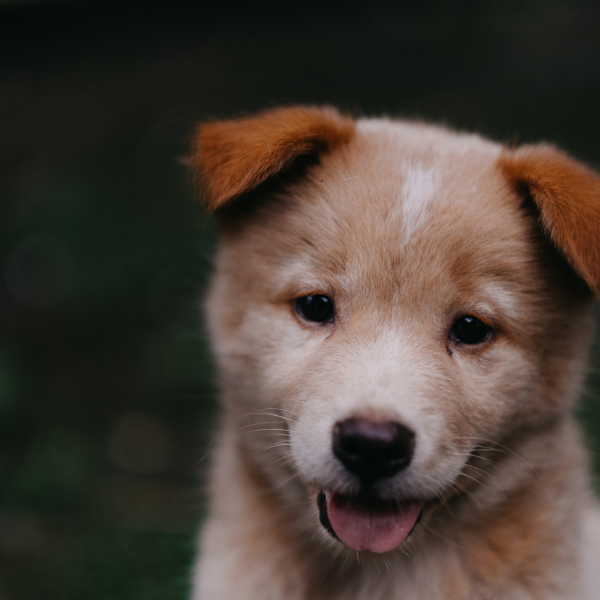
#> input picture .vscode/resimler/pupy.png, 600 x 600 px, found by its file name
$ python egitim02.py
#> lines starting #> are read from the running program, lines starting #| are printed output that depends on the picture; after the words box and inside, x2 and y2 are one past the last pixel; in counts of white or black regions, pixels touching at a corner belong together
import cv2
import numpy as np

yol = r"C:\yazilim\OpenCV\pupy.png"
img = cv2.imread(yol, 0)
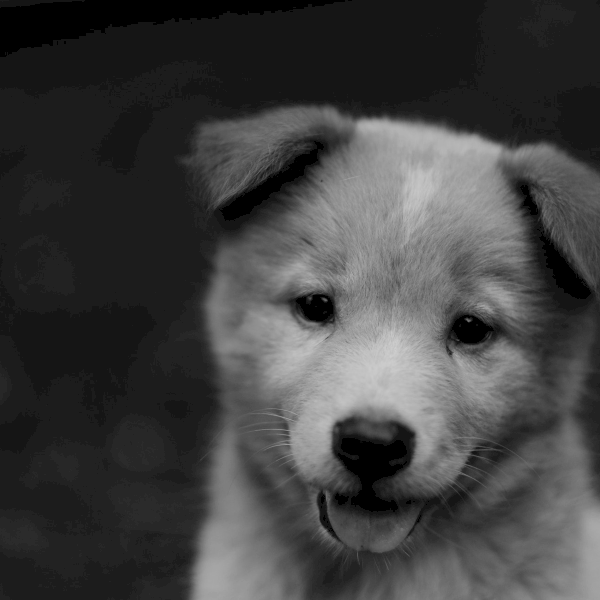
#> img: shape (600, 600); min 0, max 206, mean 64.6

if img is None:
    print("Resim bulunamadı")
else:
    ret, th1_binary = cv2.threshold(img, 127,255, cv2.THRESH_BINARY)
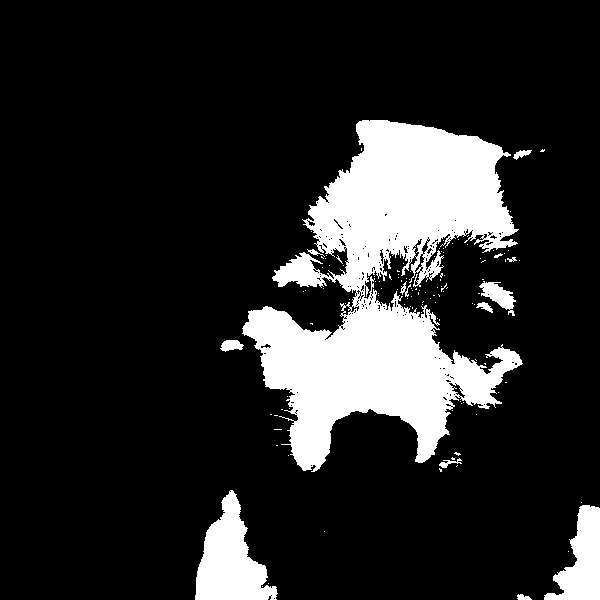
#> th1_binary: shape (600, 600); 15.7% white; 121 white regions (108 under 20 px), largest, box (x1, y1, x2, y2) and area: (242, 120, 523, 472) 47253, (195, 490, 278, 600) 4909, (544, 505, 600, 600) 2937
    ret, th2_binary_inv = cv2.threshold(img, 127, 255, cv2.THRESH_BINARY_INV)
    ret, th3_trunc = cv2.threshold(img, 127, 255, cv2.THRESH_TRUNC)
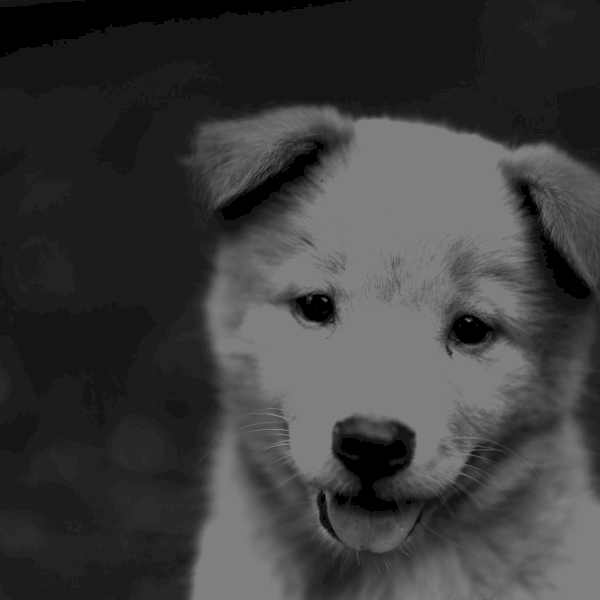
#> th3_trunc: shape (600, 600); min 0, max 127, mean 60.2
    th4_adaptive_mean = cv2.adaptiveThreshold(img, 255, cv2.ADAPTIVE_THRESH_MEAN_C, cv2.THRESH_BINARY, 11, 8)
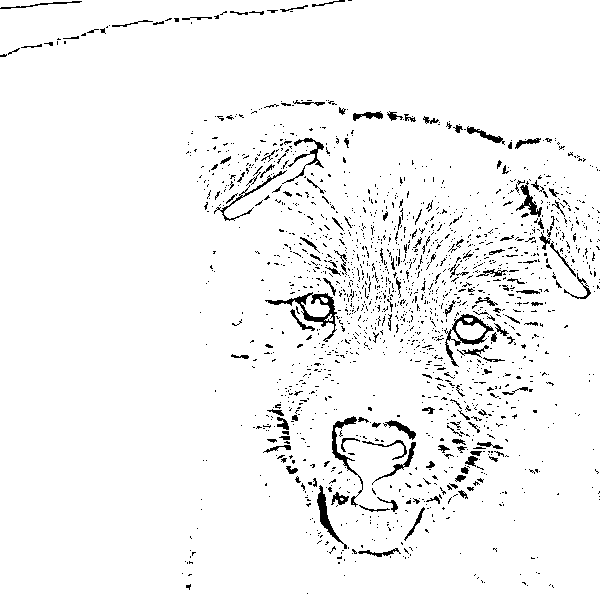
#> th4_adaptive_mean: shape (600, 600); 95.7% white; black in thin lines or dots
    th5_adaptive_gaussian = cv2.adaptiveThreshold(img, 255, cv2.ADAPTIVE_THRESH_GAUSSIAN_C, cv2.THRESH_BINARY, 15, 8)
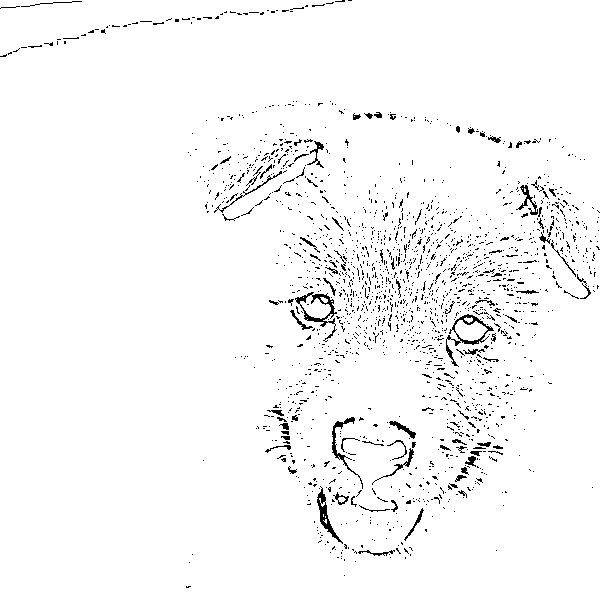
#> th5_adaptive_gaussian: shape (600, 600); 97% white; black in thin lines or dots

    pencere_orjinal = "1- Orijinal (Gri)"
    pencere_binary = "2- Binary"
    pencere_adaptive = "3- Adaptive Mean"

    cv2.namedWindow(pencere_orjinal)
    cv2.namedWindow(pencere_binary)
    cv2.namedWindow(pencere_adaptive)

    cv2.imshow(pencere_orjinal, img)
    cv2.imshow(pencere_binary, th1_binary)
    cv2.imshow(pencere_adaptive, th4_adaptive_mean)

cv2.waitKey(0)
cv2.destroyAllWindows()
